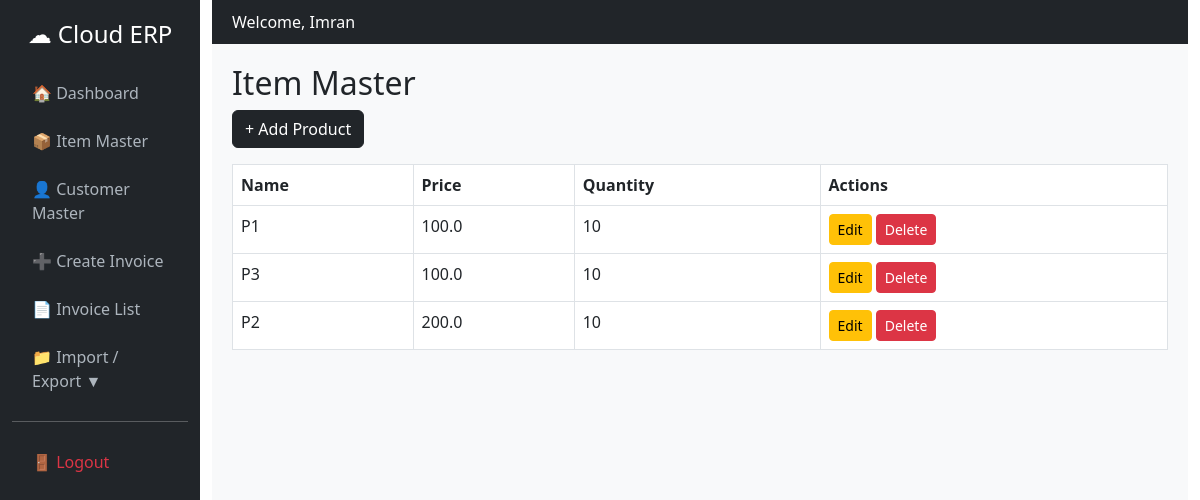
Screenshot of /products/ (signed in) with the database file from the repository.
### core/models.py (models this page shows, shortened)
class Product(models.Model):
    user = models.ForeignKey(User, on_delete=models.CASCADE)
    name = models.CharField(max_length=100)
    price = models.FloatField()
    quantity = models.IntegerField()
    created_at = models.DateTimeField(auto_now_add=True)

### core/views.py (the view)
# urls.py: path('products/', views.product_list),
@login_required
def product_list(request):
    products = Product.objects.filter(user=request.user)
    return render(request, 'core/product_list.html', {'products': products})

### core/templates/core/product_list.html
{% extends 'core/dashboard_base.html' %}
{% block content %}
<h2>Item Master</h2>
<a href="/products/add/" class="btn btn-dark mb-3">+ Add Product</a>
<table class="table table-bordered">
    <tr>
        <th>Name</th>
        <th>Price</th>
        <th>Quantity</th>
        <th>Actions</th>
    </tr>
    {% for p in products %}
    <tr>
        <td>{{ p.name }}</td>
        <td>{{ p.price }}</td>
        <td>{{ p.quantity }}</td>
        <td>
            <a href="/products/update/{{ p.id }}/" class="btn btn-sm btn-warning">Edit</a>
            <a href="/products/delete/{{ p.id }}/" class="btn btn-sm btn-danger">Delete</a>
        </td>
    </tr>
    {% endfor %}
</table>
{% endblock %}

### core/templates/core/dashboard_base.html (shortened to what this page needs)
<!DOCTYPE html>
<html>
<head>
    <link href="https://cdn.jsdelivr.net/npm/bootstrap@5.3.0/dist/css/bootstrap.min.css" rel="stylesheet">
</head>
<body>
<div class="container-fluid">
    <div class="row">
        <div class="col-md-2 sidebar">
            <h4 class="text-center">☁ Cloud ERP</h4>
            <a href="/dashboard/">🏠 Dashboard</a>
            <a href="/products/">📦 Item Master</a>
            <a href="/customers/">👤 Customer Master</a>
            <a href="/invoice/create/">➕ Create Invoice</a>
            <a href="/invoice/list/">📄 Invoice List</a>
            <a href="#" onclick="toggleMenu()">
                📁 Import / Export <span id="arrow">▼</span>
            </a>
            <hr>
            <a href="/logout/" class="text-danger">🚪 Logout</a>
        </div>
        <div class="col-md-10">
            <div class="topbar d-flex justify-content-between">
                <span>Welcome, {{ request.user.username }}</span>
            </div>
            <div class="content">
                {% block content %}
                {% endblock %}
            </div>
        </div>
    </div>
</div>
</body>
</html>

### core/templates/core/dashboard_base.html (style rules this page uses)
body { margin: 0; font-family: 'Segoe UI', sans-serif; }
.sidebar { height: 100vh; background: #212529; color: white; padding-top: 20px; }
.sidebar h4 { margin-bottom: 20px; }
.sidebar a { display: block; color: #adb5bd; padding: 12px 20px; text-decoration: none; transition: 0.3s; }
.content { padding: 20px; background: #f8f9fa; min-height: 100vh; }
.topbar { background: #212529; color: white; padding: 10px 20px; }

### rows the page displays
Product: name "P1", price "100.0", quantity "10"
Product: name "P3", price "100.0", quantity "10"
Product: name "P2", price "200.0", quantity "10"

### other values shown
{{ request.user.username }} "Imran"
